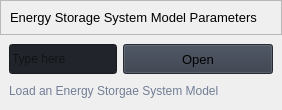
                           <widget class="QFrame" name="frame_div_content_1">
                            <property name="minimumSize">
                             <size>
                              <width>0</width>
                              <height>110</height>
                             </size>
                            </property>
                            <property name="maximumSize">
                             <size>
                              <width>16777215</width>
                              <height>110</height>
                             </size>
                            </property>
                            <property name="frameShape">
                             <enum>QFrame::NoFrame</enum>
                            </property>
                            <property name="frameShadow">
                             <enum>QFrame::Raised</enum>
                            </property>
                            <layout class="QVBoxLayout" name="verticalLayout_17">
                             <property name="spacing">
                              <number>0</number>
                             </property>
                             <property name="leftMargin">
                              <number>0</number>
                             </property>
                             <property name="topMargin">
                              <number>0</number>
                             </property>
                             <property name="rightMargin">
                              <number>0</number>
                             </property>
                             <property name="bottomMargin">
                              <number>0</number>
                             </property>
                             <item>
                              <widget class="QFrame" name="frame_title_wid_1">
                               <property name="maximumSize">
                                <size>
                                 <width>16777215</width>
                                 <height>35</height>
                                </size>
                               </property>
                               <property name="frameShape">
                                <enum>QFrame::StyledPanel</enum>
                               </property>
                               <property name="frameShadow">
                                <enum>QFrame::Raised</enum>
                               </property>
                               <layout class="QVBoxLayout" name="verticalLayout_18">
                                <item>
                                 <widget class="QLabel" name="labelBoxBlenderInstalation">
                                  <property name="font">
                                   <font>
                                    <family>Segoe UI</family>
                                    <pointsize>10</pointsize>
                                    <weight>50</weight>
                                    <italic>false</italic>
                                    <bold>false</bold>
                                   </font>
                                  </property>
                                  <property name="styleSheet">
                                   <string notr="true"/>
                                  </property>
                                  <property name="text">
                                   <string>Energy Storage System Model Parameters</string>
                                  </property>
                                 </widget>
                                </item>
                               </layout>
                              </widget>
                             </item>
                             <item>
                              <widget class="QFrame" name="frame_content_wid_1">
                               <property name="frameShape">
                                <enum>QFrame::NoFrame</enum>
                               </property>
                               <property name="frameShadow">
                                <enum>QFrame::Raised</enum>
                               </property>
                               <layout class="QHBoxLayout" name="horizontalLayout_9">
                                <item>
                                 <layout class="QGridLayout" name="gridLayout">
                                  <property name="bottomMargin">
                                   <number>0</number>
                                  </property>
                                  <item row="0" column="1">
                                   <widget class="QPushButton" name="openESSModelButton">
                                    <property name="minimumSize">
                                     <size>
                                      <width>150</width>
                                      <height>30</height>
                                     </size>
                                    </property>
                                    <property name="font">
                                     <font>
                                      <family>Segoe UI</family>
                                      <pointsize>10</pointsize>
                                      <weight>50</weight>
                                      <italic>false</italic>
                                      <bold>false</bold>
                                     </font>
                                    </property>
                                    <property name="cursor">
                                     <cursorShape>PointingHandCursor</cursorShape>
                                    </property>
                                    <property name="styleSheet">
                                     <string notr="true">background-color: rgb(52, 59, 72);</string>
                                    </property>
                                    <property name="text">
                                     <string>Open</string>
                                    </property>
                                    <property name="icon">
                                     <iconset resource="../snl-quest-cec-tool-v0.01/resources.qrc">
                                      <normaloff>:/icons/images/icons/cil-folder-open.png</normaloff>:/icons/images/icons/cil-folder-open.png</iconset>
                                    </property>
                                   </widget>
                                  </item>
                                  <item row="0" column="0">
                                   <widget class="QLineEdit" name="openESSModelFileInput">
                                    <property name="minimumSize">
                                     <size>
                                      <width>0</width>
                                      <height>30</height>
                                     </size>
                                    </property>
                                    <property name="styleSheet">
                                     <string notr="true">background-color: rgb(33, 37, 43);</string>
                                    </property>
                                    <property name="text">
                                     <string/>
                                    </property>
                                    <property name="placeholderText">
                                     <string>Type here</string>
                                    </property>
                                   </widget>
                                  </item>
                                  <item row="1" column="0" colspan="2">
                                   <widget class="QLabel" name="labelVersion_3">
                                    <property name="styleSheet">
                                     <string notr="true">color: rgb(113, 126, 149);</string>
                                    </property>
                                    <property name="lineWidth">
                                     <number>1</number>
                                    </property>
                                    <property name="text">
                                     <string>Load an Energy Storgae System Model</string>
                                    </property>
                                    <property name="alignment">
                                     <set>Qt::AlignLeading|Qt::AlignLeft|Qt::AlignVCenter</set>
                                    </property>
                                   </widget>
                                  </item>
                                 </layout>
                                </item>
                               </layout>
                              </widget>
                             </item>
                            </layout>
                           </widget>
